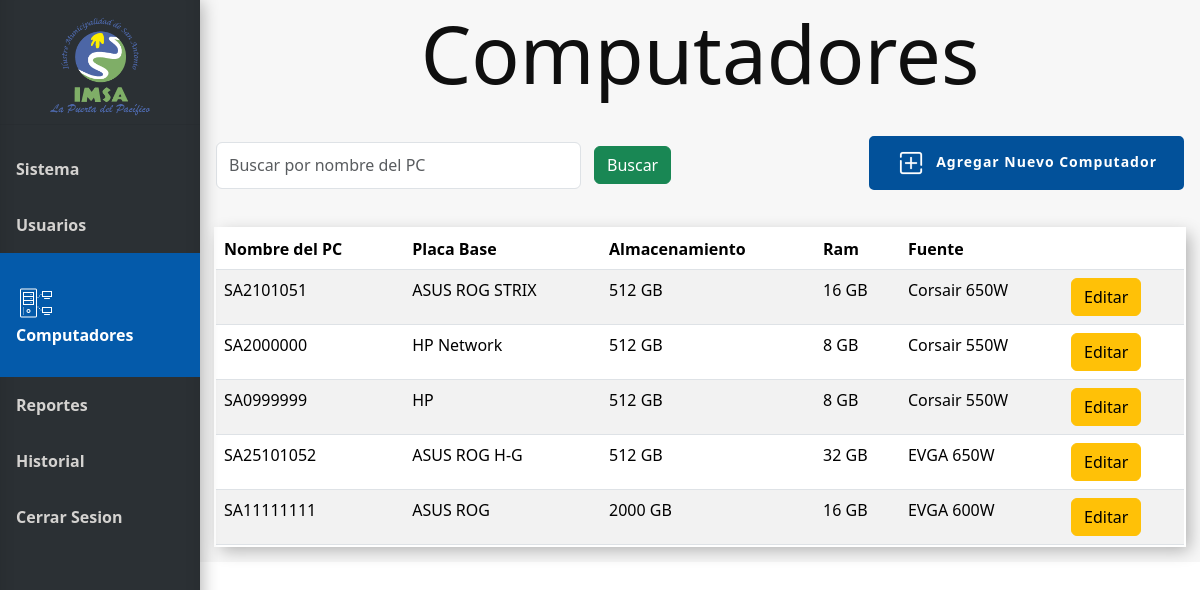
The app's page /computadores (signed in) with its own data.
### tables this page shows
CREATE TABLE Pc (
    Id_pc INTEGER PRIMARY KEY AUTOINCREMENT,
    Nombre_pc VARCHAR(100),
    Placa VARCHAR(50),
    Almacenamiento INTEGER,  -- en GB
    Ram INTEGER,    -- en GB
    Fuente VARCHAR(100)
);

### app.py (the view)
@app.route('/computadores', methods=['GET'])
@login_required
def computadores():
    conn = get_db_connection()
    search_query = request.args.get('search', '')
    query = "SELECT * FROM Pc Where 1 = 1"
    params = []
    if search_query:
        query += ' AND Pc.Nombre_pc LIKE ?'
        params.extend(['%' + search_query + '%'])
    filtro_pcs = conn.execute(query, params).fetchall()
    conn.close()
    return render_template('computadores.html', filtro_pcs=filtro_pcs)

### app.py (called while the page is built)
@login_manager.user_loader
def load_user(user_id):
    return Usuario.get_by_id(user_id)

def get_db_connection():
    conn = sqlite3.connect('database.db')
    conn.row_factory = sqlite3.Row
    return conn

### model.py (called while the page is built)
def get_db_connection():
    conn = sqlite3.connect('database.db')
    conn.row_factory = sqlite3.Row
    return conn

    @staticmethod
    def get_by_id(id_usuario):
        conn = get_db_connection()
        user_data = conn.execute('SELECT * FROM Usuario WHERE Id_usuario = ?', (id_usuario,)).fetchone()
        conn.close()
        if user_data:
            return Usuario(user_data['Id_usuario'], user_data['Nombre_user'], user_data['Email'], user_data['psw'])
        return None

### templates/computadores.html (shortened to what this page needs)
{% extends 'base.html' %}
{% block head %}
<link rel="stylesheet" href="{{ url_for('static', filename='css/style_computadores.css') }}">
{% endblock %}
{% block content %}
<h1 class="block-effect" style="--td:0.3s">
    <div class="block-reveal" style="--bc: #2b3034; --d: 0.5s">Computadores</div>
</h1>
<div class="head">
    <div class="filtros">
        <form method="get" action="{{ url_for('computadores') }}" id="filtro-form">
            <div class="filtro">
                <input class="form-control me-2" type="search" name="search" placeholder="Buscar por nombre del PC"
                    aria-label="Search" value="{{ request.args.get('search', '') }}">
                <button class="btn btn-success" type="submit">Buscar</button>
            </div>
        </form>
    </div>
    <div class="Botones_Computador">
        <button class="button_slide slide_left" data-bs-toggle="modal" data-bs-target="#ModalAgregarComputador"><img id="agregar" src="{{ url_for('static', filename='img/icon-agregar.png') }}" alt="icon-agregar" width="30px"><b>Agregar Nuevo
            Computador</b></button>
    </div>
</div>
{% if filtro_pcs %}
<table class="table table-striped mt-3">
    <thead>
        <tr>
            <th>Nombre del PC</th>
            <th class="responsive" >Placa Base</th>
            <th class="responsive">Almacenamiento</th>
            <th class="responsive">Ram</th>
            <th class="responsive">Fuente</th>
            <th class="responsive"></th>
        </tr>
    </thead>
    <tbody>
        {% for row in filtro_pcs %}
        <tr>
            <td>{{ row['Nombre_pc'] }}</td>
            <td class="responsive">{{ row['Placa'] }}</td>
            <td class="responsive">{{ row['Almacenamiento'] }} GB</td>
            <td class="responsive">{{ row['Ram'] }} GB</td>
            <td class="responsive">{{ row['Fuente'] }}</td>
            <td >
                <a href="{{ url_for('editar_computador', id_pc=row['Id_pc']) }}" class="btn btn-warning">Editar</a>
            </td>
        </tr>
        {% endfor %}
    </tbody>
</table>
{% else %}
<tr>
    <div class="alert alert-danger" role="alert">
        No existen registros.
    </div>
</tr>
{% endif %}
{% endblock %}

### templates/base.html (shortened to what this page needs)
<!doctype html>
<html lang="es">
<head>
  {% block head %} {% endblock %}
  <link rel="stylesheet" href="{{ url_for('static', filename='css/style_base.css') }}">
  <link href="https://cdn.jsdelivr.net/npm/bootstrap@5.3.3/dist/css/bootstrap.min.css" rel="stylesheet"
>
</head>
<body>
  <div class="sidebar" style="display: flex; flex-direction: column;">
    <div class="tituloMenu">
      <img src="{{ url_for('static', filename='img/logo.png') }}" alt="Logo-IMSA" width="100px">
    </div>
    <hr>
    <a href="{{ url_for('index') }}" class="slide_right {% if request.endpoint == 'index' %}active{% endif %}">
      <b>Sistema</b>
    </a>
    <a href="{{ url_for('usuarios') }}" class="slide_right {% if request.endpoint == 'usuarios' %}active{% endif %}">
      <b>Usuarios</b>
    </a>
    <a href="{{ url_for('computadores') }}"
      class="slide_right {% if request.endpoint == 'computadores' %}active{% endif %}">
      <img id="icon-computadores" class="menu-icon {% if request.endpoint == 'computadores' %}show{% endif %}"
        src="{{ url_for('static', filename='img/icon-computador.png') }}" alt="icon-Pc">
      <b>Computadores</b>
    </a>
    <a href="{{ url_for('reportes') }}" class="slide_right {% if request.endpoint == '#' %}active{% endif %}">
      <b>Reportes</b>
    </a>
    <a href="{{ url_for('historial') }}" class="slide_right {% if request.endpoint == '#' %}active{% endif %}">
      <b>Historial</b>
    </a>
    <a href="{{ url_for('logout') }}" class="slide_right {% if request.endpoint == '#' %}active{% endif %}">
      <b>Cerrar Sesion</b>
    </a>
  </div>
  <div class="content">
    {% block content %}
    {% endblock %}
  </div>
</body>
</html>

### static/css/style_computadores.css (style rules this page uses)
.head { display: flex; width: 100%; justify-content: space-between; }
#agregar { margin-right: 10px; }
.Botones_Computador { display: flex; align-items: center; }

### static/css/style_base.css (style rules this page uses)
body { margin: 0; font-family: "Lato", sans-serif; background-color: #f7f7f7; }
.content { background-color: #f7f7f7; height: 100%; }
*, *::before, *::after { margin: 0; padding: 0; box-sizing: border-box; }
body { font-family: -apple-system, BlinkMacSystemFont, 'Segoe UI', Roboto, Oxygen, Ubuntu, Cantarell, 'Open Sans', 'Helvetica Neue', sans-serif; }
.block-effect { font-size: calc(8px + 6vw); }
.block-reveal { --t: calc(var(--td) + var(--d)); color: transparent; padding: 4px; position: relative; overflow: hidden; animation: revealBlock 0s var(--t) forwards; }
.block-reveal::after { content: ''; width: 0%; height: 100%; padding-bottom: 4px; position: absolute; top: 0; left: 0; background: var(--bc); animation: revealingIn var(--td) var(--d) forwards, revealingOut var(--td) var(--t) forwards; }
h1 { text-align: center; }
.tituloMenu { display: flex; flex-direction: column; margin-top: 10px; margin-bottom: 10px; align-items: center; height: 11%; }
.sidebar { margin: 0; padding: 0; width: 200px; background-color: #2b3034; position: fixed; height: 100%; overflow: auto; box-shadow: inset 0 -1em 1em rgba(0, 0, 0, 0.1), 0.1em 0.1em 1em rgba(0, 0, 0, 0.3); }
.sidebar a { display: flex; align-items: center; color: #d4d2d0; padding: 16px; text-decoration: none; display: inline-block; cursor: pointer; box-shadow: inset 0 0 0 0 #00213e; -webkit-transition: ease-out 0.4s; -moz-transition: ease-out 0.4s; transition: ease-out 0.4s; }
.sidebar a.active { background-color: #045aaa; color: white; padding-top: 15%; padding-bottom: 15%; }
.button_slide { color: #FFF; border: 2px solid #02519a; background-color: #02519a; border-radius: 5px; padding: 10px 25px 10px 25px; display: inline-block; font-size: 14px; letter-spacing: 1px; cursor: pointer; box-shadow: inset 0 0 0 0 #00213e; -webkit-transition: ease-out 0.4s; -moz-transition: ease-out 0.4s; transition: ease-out 0.4s; }
div.content { margin-left: 200px; padding: 1px 16px; height: 100%; }
.menu-icon { display: none; width: 40px; margin-right: 10px; }
.sidebar a.active .menu-icon, .sidebar a:hover .menu-icon { display: inline-block; }
.head { height: 100px; }
.filtros { width: 50%; display: flex; align-items: center; justify-content: space-around; }
.filtro { margin-top: 1%; padding-right: 1%; display: flex; flex-direction: row; width: 100%; }
#filtro-form { width: 100%; }
.filtro > button { margin: 1% 5% 1% 1%; }
.table { box-shadow: inset 0 -3em 3em rgba(0, 0, 0, 0.1), 0 0 0 2px rgb(255, 255, 255), 0.3em 0.3em 1em rgba(0, 0, 0, 0.3); margin-top: 2%; }

### records on screen
Pc: Nombre_pc "SA2101051", Placa "ASUS ROG STRIX", Almacenamiento "512", Ram "16", Fuente "Corsair 650W"
Pc: Nombre_pc "SA2000000", Placa "HP Network", Almacenamiento "512", Ram "8", Fuente "Corsair 550W"
Pc: Nombre_pc "SA0999999", Placa "HP", Almacenamiento "512", Ram "8", Fuente "Corsair 550W"
Pc: Nombre_pc "SA25101052", Placa "ASUS ROG H-G", Almacenamiento "512", Ram "32", Fuente "EVGA 650W"
Pc: Nombre_pc "SA11111111", Placa "ASUS ROG", Almacenamiento "2000", Ram "16", Fuente "EVGA 600W"
